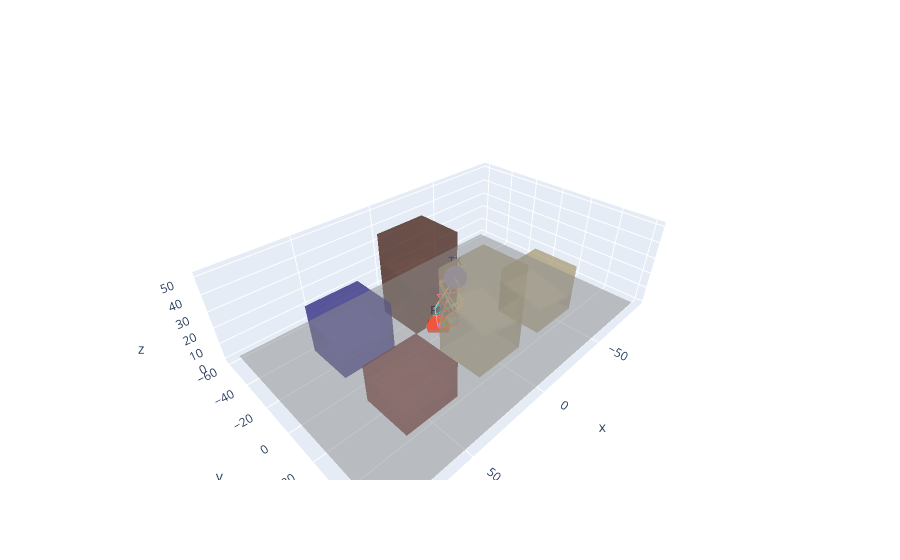

The cell this chart's notebook holds for it:
### Markdown cell above
After, we can trace ray paths in the generated scene and plot them.

### Code cell
with reuse(figure=example_fig) as fig:
    num_active_primitives = example_scene.mesh.num_active_primitives

    for order in [0, 1, 2, 3]:
        num_valid_paths = 0
        if order == 0:
            num_path_candidates = 1
        else:
            num_path_candidates = num_active_primitives * (
                num_active_primitives - 1
            ) ** (order - 1)
        for paths in tqdm(
            example_scene.compute_paths(order=order, chunk_size=1_000_000),
            desc="Processing path candidates",
            leave=False,
        ):
            num_valid_paths += paths.num_valid_paths
        paths.plot(showlegend=False)
        print(
            f"(order = {order}) Found {num_valid_paths:2d} valid paths our of {num_path_candidates:4d} path candidates."
        )

fig

### Figure 1 — Plotly figure (JSON) as saved in the notebook; plotly's stock layout.template omitted (floating-point values rounded to 4 significant figures; data arrays with more than 128 entries replaced by an {"elided": "..."} marker saying what was removed)
{"data": [{"mode": "markers+text", "showlegend": false, "text": ["TX"], "type": "scatter3d", "x": [-3.296], "y": [1.354], "z": [32.89]}, {"mode": "markers+text", "showlegend": false, "text": ["RX"], "type": "scatter3d", "x": [4.33], "y": [-4.296], "z": [1.018]}, {"facecolor": {"elided": "62x3 float values"}, "i": [10, 10, 8, 8, 12, 12, 14, 14, 8, 8, 13, 13, 18, 18, 16, 16, 20, 20, 22, 22, 16, 16, 21, 21, 26, 26, 24, 24, 28, 28, 30, 30, 24, 24, 29, 29, 34, 34, 32, 32, 36, 36, 38, 38, 32, 32, 37, 37, 42, 42, 40, 40, 44, 44, 46, 46, 40, 40, 45, 45, 48, 48], "j": [11, 9, 9, 13, 13, 15, 15, 11, 12, 14, 9, 11, 19, 17, 17, 21, 21, 23, 23, 19, 20, 22, 17, 19, 27, 25, 25, 29, 29, 31, 31, 27, 28, 30, 25, 27, 35, 33, 33, 37, 37, 39, 39, 35, 36, 38, 33, 35, 43, 41, 41, 45, 45, 47, 47, 43, 44, 46, 41, 43, 49, 50], "k": [9, 8, 13, 12, 15, 14, 11, 10, 14, 10, 11, 15, 17, 16, 21, 20, 23, 22, 19, 18, 22, 18, 19, 23, 25, 24, 29, 28, 31, 30, 27, 26, 30, 26, 27, 31, 33, 32, 37, 36, 39, 38, 35, 34, 38, 34, 35, 39, 41, 40, 45, 44, 47, 46, 43, 42, 46, 42, 43, 47, 50, 51], "opacity": 0.5, "showlegend": false, "type": "mesh3d", "x": [-62.11, -62.11, -62.11, -62.11, -30.99, -30.99, -30.99, -30.99, -15.12, -15.12, -15.12, -15.12, 16.0, 16.0, 16.0, 16.0, 31.52, 31.52, 31.52, 31.52, 62.64, 62.64, 62.64, 62.64, -15.12, -15.12, -15.12, -15.12, 16.0, 16.0, 16.0, 16.0, -62.41, -62.41, -62.41, -62.41, -31.29, -31.29, -31.29, -31.29, 32.36, 32.36, 32.36, 32.36, 63.48, 63.48, 63.48, 63.48, -93.97, 92.43, 92.43, -93.97], "y": [-36.5, -36.5, -8.613, -8.613, -36.5, -36.5, -8.613, -8.613, -36.5, -36.5, -8.613, -8.613, -36.5, -36.5, -8.613, -8.613, -36.5, -36.5, -8.613, -8.613, -36.5, -36.5, -8.613, -8.613, 9.572, 9.572, 37.46, 37.46, 9.572, 9.572, 37.46, 37.46, 9.572, 9.572, 37.46, 37.46, 9.572, 9.572, 37.46, 37.46, 10.34, 10.34, 38.22, 38.22, 10.34, 10.34, 38.22, 38.22, 60.81, 60.81, -60.33, -60.33], "z": [-0.03079, 21.82, -0.03079, 21.82, -0.03079, 21.82, -0.03079, 21.82, -0.03079, 50.94, -0.03079, 50.94, -0.03079, 50.94, -0.03079, 50.94, -0.03079, 29.1, -0.03079, 29.1, -0.03079, 29.1, -0.03079, 29.1, -0.03079, 50.94, -0.03079, 50.94, -0.03079, 50.94, -0.03079, 50.94, -0.03079, 29.1, -0.03079, 29.1, -0.03079, 29.1, -0.03079, 29.1, -0.03079, 21.82, -0.03079, 21.82, -0.03079, 21.82, -0.03079, 21.82, -0.03079, -0.03079, -0.03079, -0.03079]}, {"mode": "lines", "showlegend": false, "type": "scatter3d", "x": [-3.296, 4.33, NaN], "y": [1.354, -4.296, NaN], "z": [32.89, 1.018, NaN]}, {"mode": "lines", "showlegend": false, "type": "scatter3d", "x": [-3.296, 2.025, 4.33, NaN, -3.296, -0.4583, 4.33, NaN, -3.296, 4.094, 4.33, NaN], "y": [1.354, -8.613, -4.296, NaN, 1.354, 9.572, -4.296, NaN, 1.354, -4.122, -4.296, NaN], "z": [32.89, 10.65, 1.018, NaN, 32.89, 21.03, 1.018, NaN, 32.89, -0.03079, 1.018, NaN]}, {"mode": "lines", "showlegend": false, "type": "scatter3d", "x": [-3.296, -1.487, 1.813, 4.33, NaN, -3.296, 2.025, 4.094, 4.33, NaN, -3.296, -1.256, 3.258, 4.33, NaN, -3.296, -0.4583, 4.094, 4.33, NaN], "y": [1.354, -8.613, 9.572, -4.296, NaN, 1.354, -8.613, -4.738, -4.296, NaN, 1.354, 9.572, -8.613, -4.296, NaN, 1.354, 9.572, -3.614, -4.296, NaN], "z": [32.89, 25.33, 11.54, 1.018, NaN, 32.89, 9.185, -0.03079, 1.018, NaN, 32.89, 24.36, 5.497, 1.018, NaN, 32.89, 20.25, -0.03079, 1.018, NaN]}, {"mode": "lines", "showlegend": false, "type": "scatter3d", "x": [-3.296, -1.795, 0.9424, 3.68, 4.33, NaN, -3.296, -1.487, 1.813, 4.094, 4.33, NaN, -3.296, -2.224, 0.1486, 2.521, 4.33, NaN, -3.296, -1.256, 3.258, 4.094, 4.33, NaN], "y": [1.354, -8.613, 9.572, -8.613, -4.296, NaN, 1.354, -8.613, 9.572, -2.998, -4.296, NaN, 1.354, 9.572, -8.613, 9.572, -4.296, NaN, 1.354, 9.572, -8.613, -5.245, -4.296, NaN], "z": [32.89, 26.61, 15.17, 3.734, 1.018, NaN, 32.89, 24.83, 10.13, -0.03079, 1.018, NaN, 32.89, 28.41, 18.49, 8.578, 1.018, NaN, 32.89, 23.8, 3.693, -0.03079, 1.018, NaN]}], "layout": {}}
